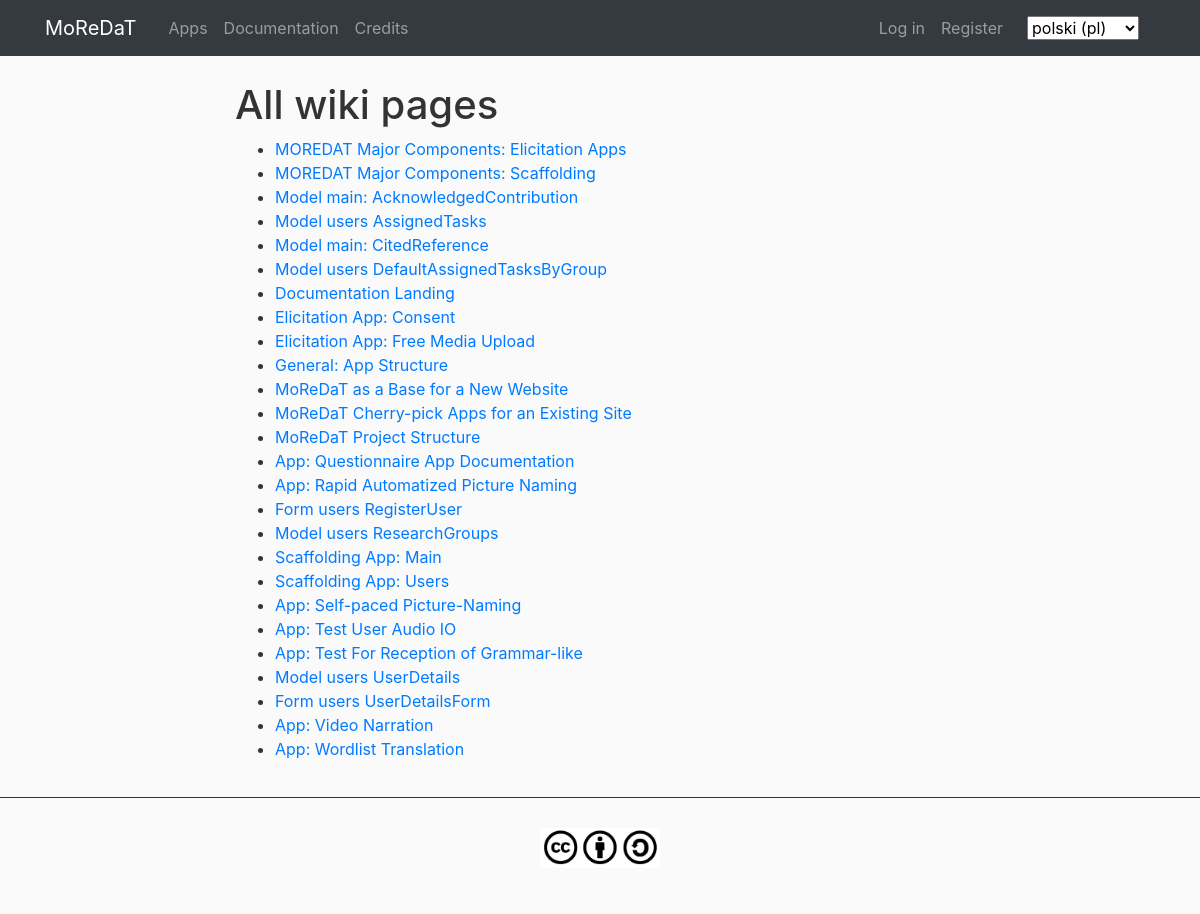
The app's page /pl/documentation/index/, older data.
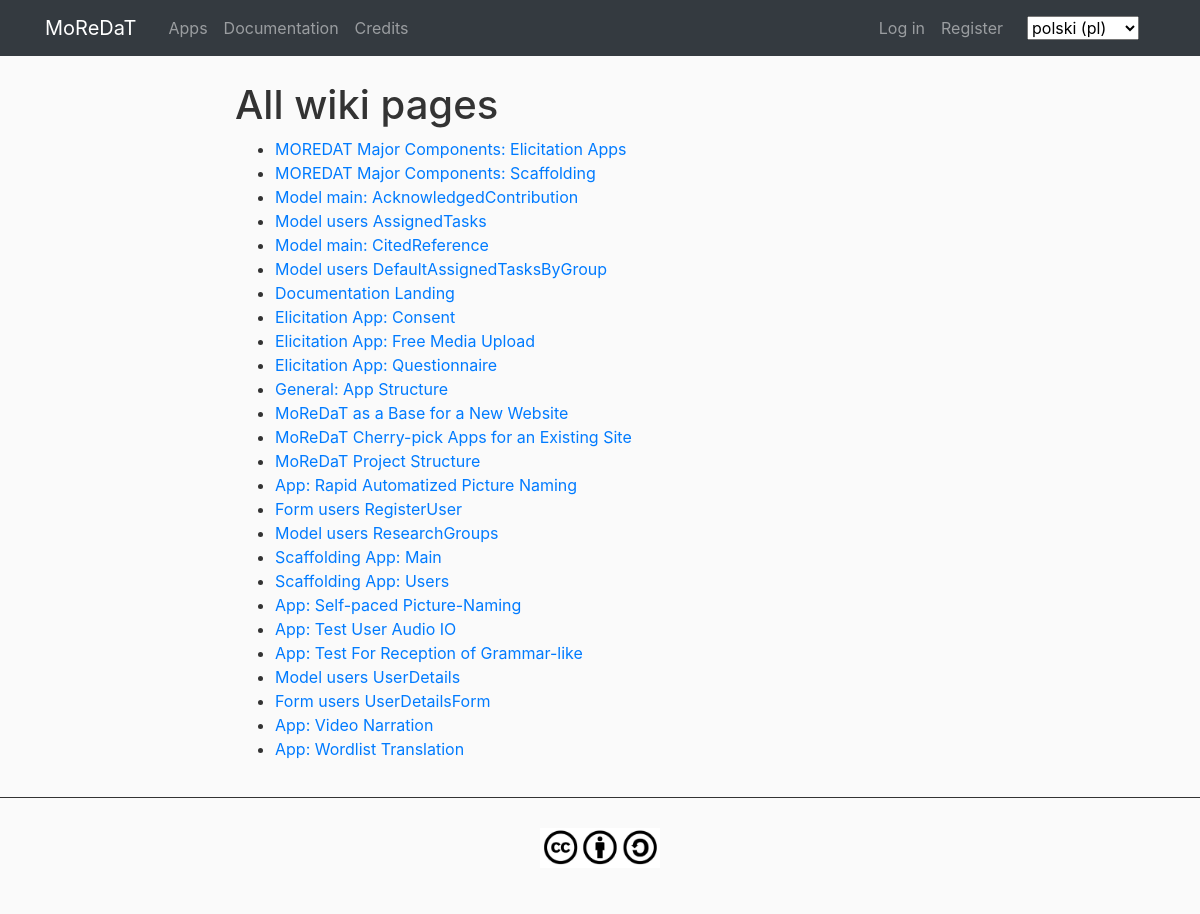
The same page, newer data.
### documentation/models.py (models this page shows, shortened)
class WikiPage(models.Model):
    slug = models.CharField(_('slug'), max_length=255)
    title = models.CharField(_('title'), max_length=510)
    created = models.DateTimeField(_('created'), auto_now_add=True)
    modified = models.DateTimeField(_('modified'), auto_now=True)
    class Meta:
        verbose_name = _("Wiki page")
        verbose_name_plural = _("Wiki pages")
        ordering = ['slug']

### documentation/views.py (the view)
def page_list(request, template_name='documentation/page_list.html', extra_context=None):
    page_list = WikiPage.objects.all()
    page_list = page_list.order_by('slug')
    template_context = {
        'page_list': page_list,
        'index_slug': getattr(settings, 'DOCUMENTATION_DEFAULT_INDEX', 'WikiIndex'),
    }
    template_context.update(extra_context or {})
    return render(request, template_name, template_context)

### main/templatetags/main_custom_tags.py (called while the page is built)
@register.filter
def custom_redir_lang(url_fullpath):
	ls_urls = url_fullpath.split('/')
	del ls_urls[1]
	return '/'.join(ls_urls)

### documentation/templates/documentation/page_list.html (shortened to what this page needs)
{% extends "main/main-base.html" %}
{% load i18n %}
{% block content %}
<div class="col-lg-2"></div>
<div class="col-lg-8 col-md-12">
	<h1>{% trans "All wiki pages" %}</h1>
	<ul>
	{% for page in page_list %}
	<li><a href="{% url 'documentation_page' slug=page.slug %}">{{ page.title }}</a></li>
	{% endfor %}
	</ul>
</div>
{% endblock %}

Row changes from the older to the newer data that the page shows:
changed WikiPage: title "App: Questionnaire App Documentation" → "Elicitation App: Questionnaire"; moves up the list
